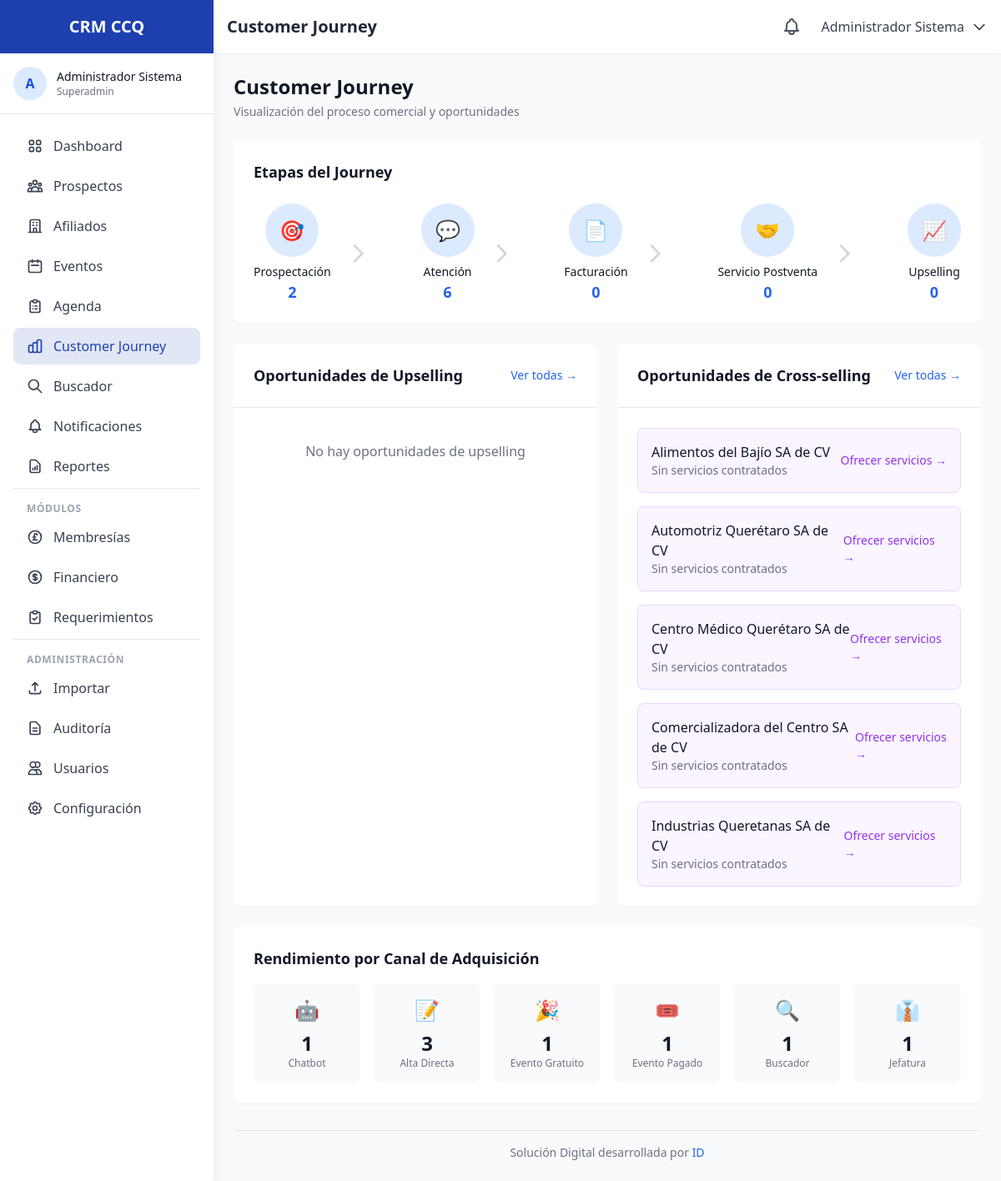
Screenshot of /journey (signed in) with the database file from the repository.
### tables this page shows
CREATE TABLE IF NOT EXISTS `affiliations` (
    `id` INT UNSIGNED AUTO_INCREMENT PRIMARY KEY,
    `contact_id` INT UNSIGNED NOT NULL,
    `membership_type_id` INT UNSIGNED NOT NULL,
    `affiliate_user_id` INT UNSIGNED COMMENT 'Usuario afiliador que realizó la venta',
    `affiliation_date` DATE NOT NULL,
    `expiration_date` DATE NOT NULL,
    `status` ENUM('active', 'expired', 'cancelled', 'pending_payment') DEFAULT 'active',
    `payment_status` ENUM('paid', 'pending', 'partial') DEFAULT 'pending',
    `amount` DECIMAL(10,2) NOT NULL,
    `payment_method` VARCHAR(50),
    `payment_reference` VARCHAR(100),
    `invoice_number` VARCHAR(50),
    `invoice_status` ENUM('invoiced', 'pending', 'not_required') DEFAULT 'pending',
    `notes` TEXT,
    `created_at` TIMESTAMP DEFAULT CURRENT_TIMESTAMP,
    `updated_at` TIMESTAMP DEFAULT CURRENT_TIMESTAMP ON UPDATE CURRENT_TIMESTAMP,
    FOREIGN KEY (`contact_id`) REFERENCES `contacts`(`id`) ON DELETE CASCADE,
    FOREIGN KEY (`membership_type_id`) REFERENCES `membership_types`(`id`),
    FOREIGN KEY (`affiliate_user_id`) REFERENCES `users`(`id`) ON DELETE SET NULL,
    INDEX `idx_expiration` (`expiration_date`),
    INDEX `idx_status` (`status`)
);

CREATE TABLE IF NOT EXISTS `contacts` (
    `id` INT UNSIGNED AUTO_INCREMENT PRIMARY KEY,
    `rfc` VARCHAR(13) UNIQUE,
    `whatsapp` VARCHAR(20),
    `contact_type` ENUM('afiliado', 'exafiliado', 'prospecto', 'nuevo_usuario', 'funcionario', 'publico_general', 'consejero_propietario', 'consejero_invitado', 'mesa_directiva') DEFAULT 'nuevo_usuario',
    `business_name` VARCHAR(255),
    `commercial_name` VARCHAR(255),
    `owner_name` VARCHAR(255),
    `legal_representative` VARCHAR(255),
    `corporate_email` VARCHAR(255),
    `phone` VARCHAR(20),
    `industry` VARCHAR(100),
    `niza_classification` VARCHAR(10),
    `products_sells` JSON COMMENT '4 principales productos que vende',
    `products_buys` JSON COMMENT '2 principales productos que compra',
    `discount_percentage` DECIMAL(5,2) DEFAULT 0,
    `commercial_address` TEXT,
    `fiscal_address` TEXT,
    `city` VARCHAR(100),
    `state` VARCHAR(100) DEFAULT 'Querétaro',
    `postal_code` VARCHAR(10),
    `google_maps_url` VARCHAR(500),
    `website` VARCHAR(255),
    `facebook` VARCHAR(255),
    `instagram` VARCHAR(255),
    `linkedin` VARCHAR(255),
    `twitter` VARCHAR(255),
    `whatsapp_sales` VARCHAR(20),
    `whatsapp_purchases` VARCHAR(20),
    `whatsapp_admin` VARCHAR(20),
    `profile_completion` TINYINT UNSIGNED DEFAULT 0 COMMENT 'Porcentaje de completitud 0-100',
    `completion_stage` ENUM('A', 'B', 'C') DEFAULT 'A',
    `assigned_affiliate_id` INT UNSIGNED COMMENT 'Afiliador asignado',
    `source_channel` ENUM('chatbot', 'alta_directa', 'evento_gratuito', 'evento_pagado', 'buscador', 'jefatura_comercial') DEFAULT 'alta_directa',
    `notes` TEXT,
    `is_validated` TINYINT(1) DEFAULT 0 COMMENT 'Para consejeros y mesa directiva',
    `validated_by` INT UNSIGNED,
    `created_at` TIMESTAMP DEFAULT CURRENT_TIMESTAMP,
    `updated_at` TIMESTAMP DEFAULT CURRENT_TIMESTAMP ON UPDATE CURRENT_TIMESTAMP,
    FOREIGN KEY (`assigned_affiliate_id`) REFERENCES `users`(`id`) ON DELETE SET NULL,
    FOREIGN KEY (`validated_by`) REFERENCES `users`(`id`) ON DELETE SET NULL,
    INDEX `idx_contact_type` (`contact_type`),
    INDEX `idx_rfc` (`rfc`),
    INDEX `idx_whatsapp` (`whatsapp`)
);

### app/views/journey/index.php (the view, shortened to what the rows shown need)
<div class="space-y-6">
    <div>
        <h2 class="text-2xl font-bold text-gray-900">Customer Journey</h2>
    </div>
    <div class="grid grid-cols-1 lg:grid-cols-2 gap-6">
        <div class="bg-white rounded-lg shadow-sm">
            <div class="p-6">
                <?php if (empty($crosssellingOpportunities)): ?>
                <p class="text-gray-500 text-center py-4">No hay oportunidades de cross-selling</p>
                <?php else: ?>
                <div class="space-y-4">
                    <?php foreach (array_slice($crosssellingOpportunities, 0, 5) as $opp): ?>
                    <div class="flex items-center justify-between p-4 bg-purple-50 rounded-lg border border-purple-200">
                        <div>
                            <p class="font-medium text-gray-900"><?php echo htmlspecialchars($opp['business_name']); ?></p>
                            <p class="text-sm text-gray-500">Sin servicios contratados</p>
                        </div>
                        <a href="<?php echo BASE_URL; ?>/afiliados/<?php echo $opp['id']; ?>" class="text-sm text-purple-600 hover:text-purple-800">
                            Ofrecer servicios →
                        </a>
                    </div>
                    <?php endforeach; ?>
                </div>
                <?php endif; ?>
            </div>
        </div>
    </div>
</div>

### rows the page displays
affiliations: contact.business_name "Alimentos del Bajío SA de CV"
affiliations: contact.business_name "Automotriz Querétaro SA de CV"
affiliations: contact.business_name "Centro Médico Querétaro SA de CV"
affiliations: contact.business_name "Comercializadora del Centro SA de CV"
affiliations: contact.business_name "Industrias Queretanas SA de CV"

### other values shown
$siteName "CRM CCQ"
mb_substr($_SESSION['user_name'] ?? 'U', 0, 1, 'UTF-8') "A"
$_SESSION['user_name'] "Administrador Sistema"
$_SESSION['user_role'] "Superadmin"
$pageTitle "Customer Journey"
$stage['icon'] "🎯"
$stage['name'] "Prospectación"
$stage['count'] "2"
$stage['icon'] "💬"
$stage['name'] "Atención"
$stage['count'] "6"
$stage['icon'] "📄"
$stage['name'] "Facturación"
$stage['count'] "0"
$stage['icon'] "🤝"
